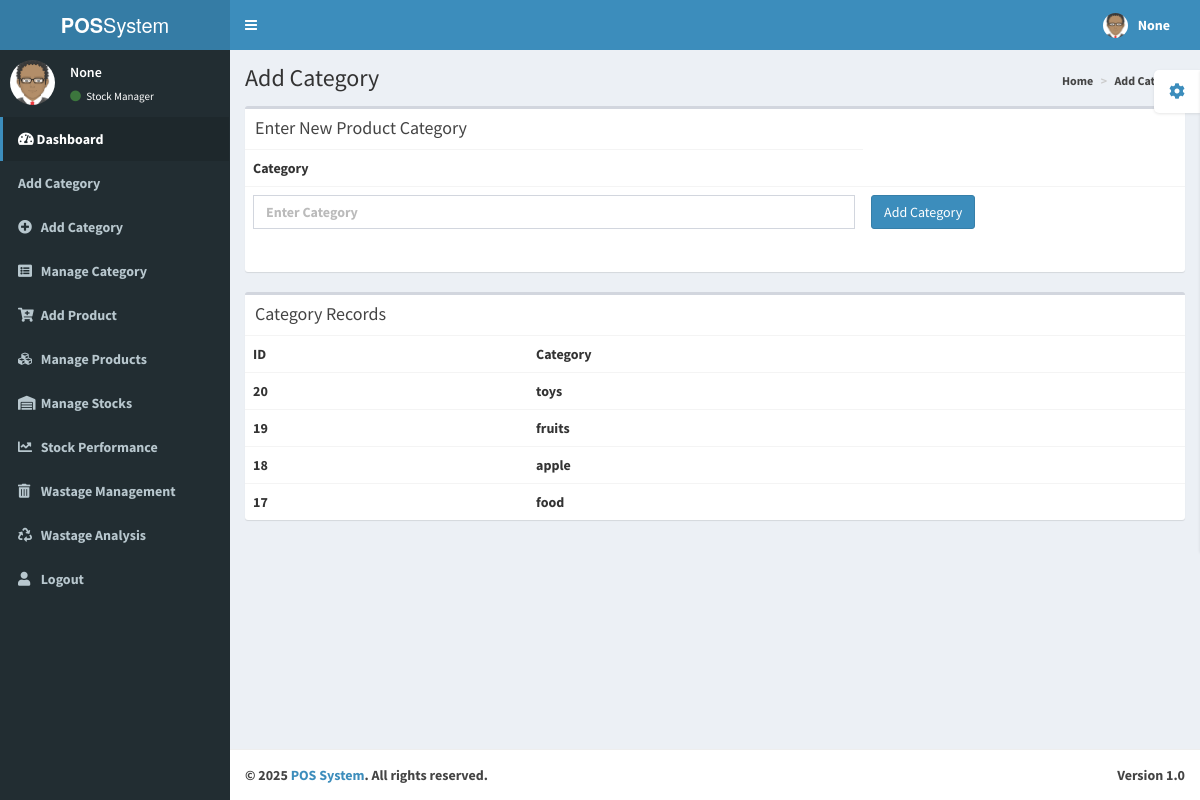
The page /addcategory/ on the database its author committed.
### stockmanager/models.py (models this page shows, shortened)
class category(models.Model):
    category=models.CharField(max_length=60)

### stockmanager/views.py (the view, shortened to what this page needs)
# urls.py: path('addcategory/',s_views.add_category,name='addcategory'),
def add_category(request):
    ename = request.session.get('ename')
    email = request.session.get('email')
    user_id = request.session.get('id')
    username = request.session.get('username')
    context = {
        'ename': ename,
        'email': email,
        'user_id': user_id,
        'username': username,
    }
    categories = category.objects.all().order_by('-id')  # Renamed to avoid conflict with variable name
    return render(request, 'addcategory.html', {'categories': categories, **context})

### templates/addcategory.html (shortened to what this page needs)
<!DOCTYPE html>
<html>
  <head>
    {% load static %}
    <link href="{% static 'adminp/bootstrap/css/bootstrap.min.css' %}" rel="stylesheet" type="text/css" />
    <link href="https://maxcdn.bootstrapcdn.com/font-awesome/4.3.0/css/font-awesome.min.css" rel="stylesheet" type="text/css" />
    <link href="http://code.ionicframework.com/ionicons/2.0.0/css/ionicons.min.css" rel="stylesheet" type="text/css" />
    <link href="{% static 'adminp/dist/css/AdminLTE.min.css' %}" rel="stylesheet" type="text/css" />
    <link href="{% static 'adminp/dist/css/skins/_all-skins.min.css' %}" rel="stylesheet" type="text/css" />
    <link rel="stylesheet" href="https://cdnjs.cloudflare.com/ajax/libs/font-awesome/5.15.4/css/all.min.css">
    <link rel="stylesheet" href="https://code.ionicframework.com/ionicons/2.0.1/css/ionicons.min.css">
  </head>
  <body class="skin-blue">
    <div class="wrapper">
      <header class="main-header">
        <a href="../../index2.html" class="logo"><b>POS</b>System</a>
        <nav class="navbar navbar-static-top" role="navigation">
          <a href="#" class="sidebar-toggle" data-toggle="offcanvas" role="button">
          </a>
          <div class="navbar-custom-menu">
            <ul class="nav navbar-nav">
              <li class="dropdown user user-menu">
                <a href="#" class="dropdown-toggle" data-toggle="dropdown">
                  <img src="{% static 'adminp/dist/img/avatar.png' %}" class="user-image" alt="User Image"/>
                  <span class="hidden-xs"><b>{{username}}</span>
                </a>
              </li>
            </ul>
          </div>
        </nav>
      </header>
      <div class="content-wrapper">
        <section class="content-header">
          <h1>Add Category</h1>
          <ol class="breadcrumb">
            <li><a href="#"><i class="fa fa-dashboard"></i> Home</a></li>
            <li><a href="#">Add Category</a></li>
          </ol>
        </section>
        <aside class="main-sidebar">
          <section class="sidebar">
            <div class="user-panel">
              <div class="pull-left image">
                {% load static%}
                <img src="{% static 'adminp/dist/img/avatar.png' %}" class="img-circle" alt="User Image" />
              </div>
              <div class="pull-left info">
                <p>{{ename}}</p>
                <a href="#"><i class="fa fa-circle text-success"></i> Stock Manager</a>
              </div>
            </div>
            <ul class="sidebar-menu">
              <li class="active treeview">
                <a href="#">
                  <i class="fas fa-tachometer-alt"></i> <span>Dashboard</span>
                </a>
              </li>
              <li class="treeview">
                <a href="{%  url 'addcategory' %}">
                  <span>Add Category</span>
                </a>
              </li>
              <li>
                <li class="treeview">
                  <a href="{% url 'addcategory' %}">
                    <i class="fa fa-plus-circle"></i>
                    <span>Add Category</span>
                  </a>
                </li>
                <li>
                  <a href="{% url 'mcategory' %}">
                    <i class="fa fa-list-alt"></i>
                    <span>Manage Category</span>
                  </a>
                </li>
                <li>
                  <a href="{% url 'add_product' %}">
                    <i class="fa fa-cart-plus"></i>
                    <span>Add Product</span>
                  </a>
                </li>
                <li>
                  <a href="{% url 'manage_product' %}">
                    <i class="fa fa-cubes"></i>
                    <span>Manage Products</span>
                  </a>
                </li>
                <li>
                  <a href="{% url 'manage_stock' %}">
                    <i class="fa fa-warehouse"></i>
                    <span>Manage Stocks</span>
                  </a>
                </li>
                <li>
                  <a href="{% url 'stock_performance' %}">
                    <i class="fa fa-chart-line"></i>
                    <span>Stock Performance</span>
                  </a>
                </li>
                <li>
                  <a href="{% url 'wastage_management' %}">
                    <i class="fa fa-trash-alt"></i>
                    <span>Wastage Management</span>
                  </a>
                </li>
                <li>
                  <a href="{% url 'wastage_report' %}">
                    <i class="fa fa-recycle"></i>
                    <span>Wastage Analysis</span>
                  </a>
                </li>
                <li>
                  <a href="{% url 'logout' %}">
                    <i class="fa fa-user"></i>
                    <span>Logout</span>
                  </a>
                </li>
            </ul>
          </section>
        </aside>
        <section class="content">
          <div class="row">
            <div class="col-xs-12">
              <div class="box">
                <div class="box-header">
                  <h3 class="box-title">Enter  New Product Category</h3>
                </div>
                <div class="box-body table-responsive no-padding">
                  <form action="" method="POST">
                    <table class="table table-hover">
                      <tr>
                        <th>Category</th>
                      </tr>
                      <tr>
                        <td>
                          <div class="form-group">
                            <input type="text" name="t1" class="form-control" id="category" placeholder="Enter Category">
                          </div>
                        </td>
                        <td>
                          <button type="submit" name="submit" id="addemployee" class="btn btn-primary">Add Category</button>
                        </td>
                      </tr>
                    </table>
                  </form>
                </div>
              </div>
            </div>
          </div>
          <div class="row">
            <div class="col-xs-12">
              <div class="box">
                <div class="box-header">
                  <h3 class="box-title">Category Records</h3>
                </div>
                <div class="box-body table-responsive no-padding">
                  <table class="table table-hover">
                    <tr>
                      <th>ID</th>
                      <th>Category </th>
                    </tr>
                    {% for category in categories %}
                    <tr>
                      <td>{{ category.id }}</td>
                      <td>{{ category.category }}</td>
                    </tr>
                    {% endfor %}
                  </table>
                </div>
              </div>
            </div>
          </div>
        </section>
      </div>
      <footer class="main-footer">
        <div class="pull-right hidden-xs">
          <b>Version</b> 1.0
        </div>
        <strong>&copy; 2025<a href="http://almsaeedstudio.com">  <span> POS System</span></span></a>.</strong> All rights reserved.
      </footer>
    </div>
  </body>
</html>

### rows shown on the page
category: id "20", category "toys"
category: id "19", category "fruits"
category: id "18", category "apple"
category: id "17", category "food"

### other values the page prints
{{ username }} "None"
{{ ename }} "None"
